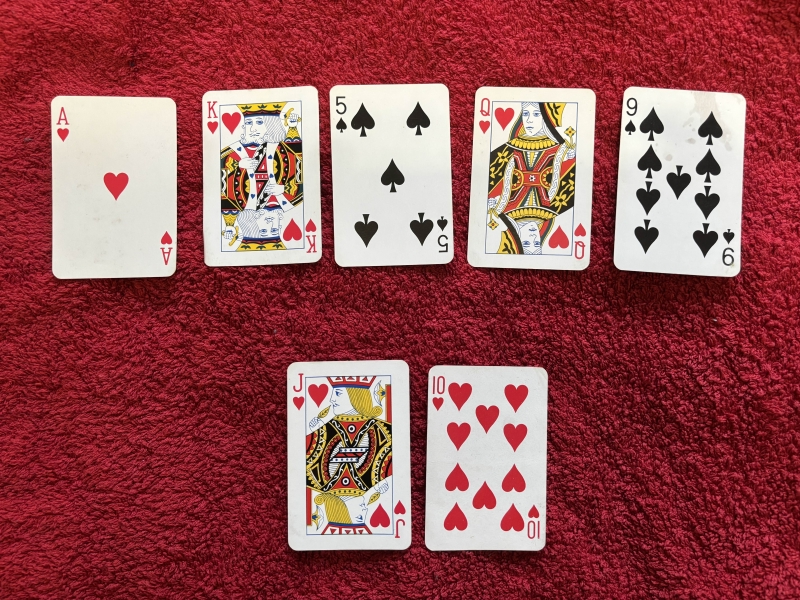
#> input picture datas/tables/quinte_flush_royal.jpg, 800 x 600 px, found by its file name
$ python main.py
#> lines starting #> are read from the running program, lines starting #| are printed output that depends on the picture; after the words box and inside, x2 and y2 are one past the last pixel; in counts of white or black regions, pixels touching at a corner belong together
### src/utils.py
import cv2
import os
import numpy as np

#===============================================================
# méthode getTemplates
# input :
#   - path : STRING = chemin vers les images
#   - extensions : STRING = extension des images
# output :
#    - templates : DICT = dictionnaire des images avec leur noms
#===============================================================
def getTemplates(path) :
    templates = {}
    for file in os.listdir(path):
        filename = file.split(".")[0]
        template = cv2.imread(os.path.join(path, file), cv2.IMREAD_GRAYSCALE) #image grise
        templates[filename] = template
    return templates

#=======================================================================
# méthode getFaceCard
# input :
#   - image_ : ARRAY_LIKE = image entière composé de la zone à redresser
#   - approx_ : ??? = ???
# output :
#   - warp : ARRAY_LIKE = image vu de face
#=======================================================================
# [45 lines left out: functions getFaceCard, compare, not called in this run]

### src/main.py
#========== Import ==========
import matplotlib.pyplot as plt
import cv2
import numpy as np

from utils import getTemplates
from utils import getFaceCard
from utils import compare

from board import Card, Board

roi_size_y = 80
roi_size_x = 50

#====================================================================================================
# Méthode Main           comparaisoon rank et suit idependant
#====================================================================================================
if __name__ == '__main__' :

    #========== Manipulation image ==========
    image = cv2.imread("./datas/tables/quinte_flush_royal.jpg")
#> image is the input picture: shape (600, 800, 3); mean B, G, R 82.7, 79.8, 150.4
    # pair                  V
    # double pair           V
    # brelan                V
    # quinte                V
    # couleur               V
    # full                  V
    # carre                 V
    # quinte flush          V
    # quinte flush royal    V
    image_original = image.copy()
    image = cv2.cvtColor(image, cv2.COLOR_BGR2GRAY)                     # Image en niveau de gris
#> image: shape (600, 800)
    image = cv2.blur(image, (5, 5))                                     # Image en niveau de gris flouté
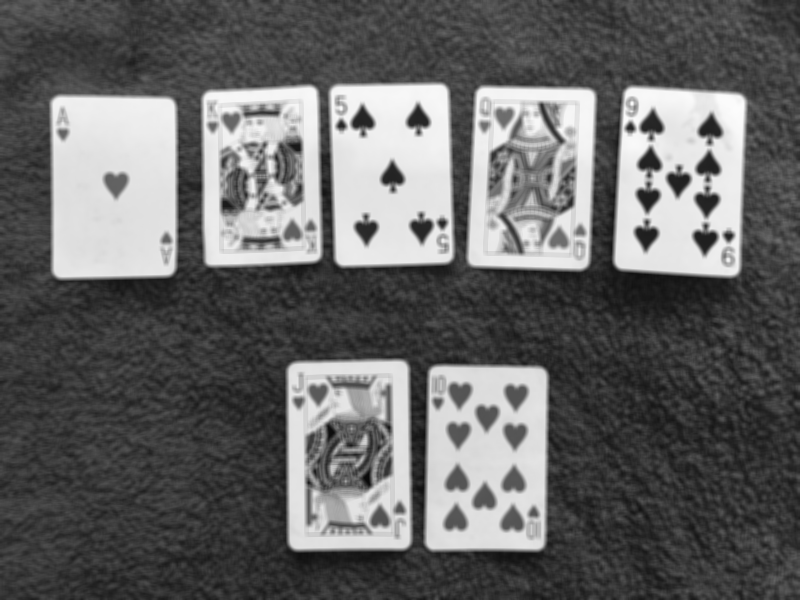
#> image: shape (600, 800); min 10, max 252, mean 101.2
    _, image_thresh = cv2.threshold(image, 127, 255, cv2.THRESH_BINARY) # seuillage sur l'image pour détecter les cartes
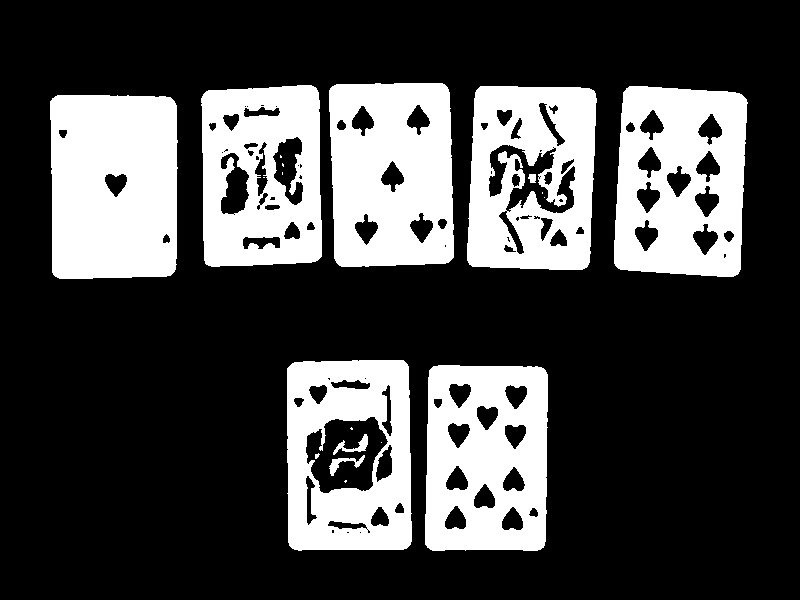
#> image_thresh: shape (600, 800); 27.7% white; 20 white regions (10 under 20 px)

    #========== Manipulation contours ==========
    contours, _ = cv2.findContours(image_thresh, 1, 2)  # Récupération de tout les contours
#> contours = 123 contours, 41 with area under 20; largest, box (x1, y1, x2, y2) and area: (614, 86, 748, 277) 22921, (287, 360, 412, 551) 22909, (50, 95, 178, 279) 22498, (467, 86, 597, 270) 21942, (425, 365, 548, 551) 21803
    img = image_original.copy()
    for contour in contours :
        x, y, w, h = cv2.boundingRect(contour)
        img = cv2.rectangle(img, (x,y), (x+w,y+h), (0, 255, 0), 2)
#> this loop made 123 passes
#> (x, y, w, h) on passes 2, 3, 4, 6, 7, 8, 9, 10, 11, 12, 13, 14: (346, 531, 4, 3), (367, 529, 4, 5), (331, 529, 4, 5), (327, 520, 41, 10), (528, 507, 11, 11), (501, 506, 23, 25), (370, 506, 20, 21), (444, 505, 23, 25), (394, 502, 11, 12), (473, 483, 23, 26), (344, 480, 3, 3), (305, 475, 13, 51)
#> (contour, x, y, w, h) on passes 1, 5, 34, 57: ([[359, 532], [360, 531], [361, 532], [360, 533]], 359, 531, 3, 3), ([[366, 529], [367, 528], [368, 529], [367, 530]], 366, 528, 3, 3), ([[364, 378], [365, 377], [366, 378], [365, 379]], 364, 377, 3, 3), ([[233, 214], [234, 213], [235, 214], [234, 215]], 233, 213, 3, 3)
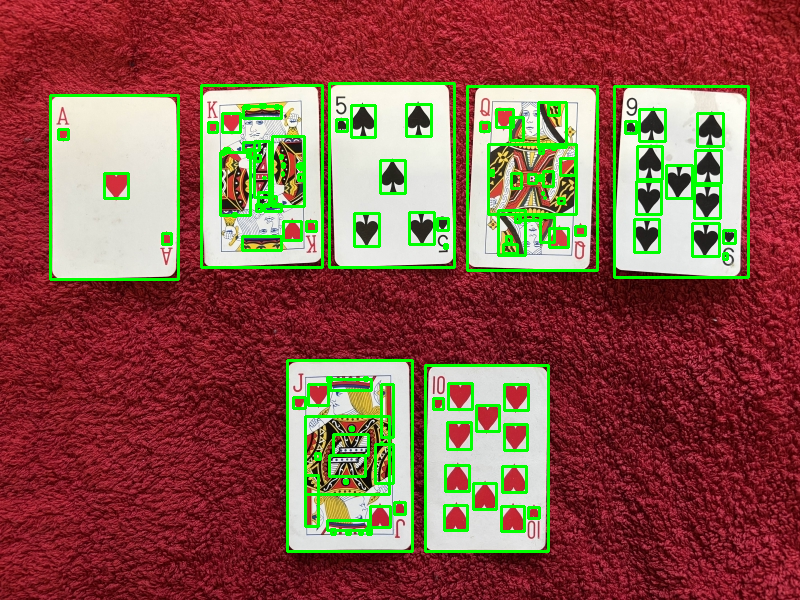
#> img: shape (600, 800, 3); mean B, G, R 73.9, 88.5, 138.4

    card_contours = []
    for contour in contours:
        area = cv2.contourArea(contour)
        img_area = image.shape[0] * image.shape[1]
        if area / img_area > 0.02 :                     # On garde pas les petits objets
            card_contours.append(contour)
#> this loop made 123 passes
#> area on passes 6, 7, 8, 9, 10, 11, 12, 14, 15, 16, 17, 19: 227, 67.5, 367.5, 267.5, 368, 81, 377.5, 288, 374.5, 385.5, 176.5, 409
#> after the loop, card_contours = 7 contours; box (x1, y1, x2, y2) and area: (614, 86, 748, 277) 22921, (287, 360, 412, 551) 22909, (50, 95, 178, 279) 22498, (467, 86, 597, 270) 21942, (425, 365, 548, 551) 21803, (329, 83, 454, 267) 21513, (201, 85, 322, 267) 20520
    print("nombre de carte:", len(card_contours))
#| nombre de carte: 7
    img = image_original.copy()
    for contour in card_contours :
        x, y, w, h = cv2.boundingRect(contour)
        img = cv2.rectangle(img, (x,y), (x+w,y+h), (0, 255, 0), 2)
#> this loop made 7 passes
#> (x, y, w, h) on passes 1 to 7: (425, 365, 123, 186), (287, 360, 125, 191), (50, 95, 128, 184), (614, 86, 134, 191), (467, 86, 130, 184), (201, 85, 121, 182), (329, 83, 125, 184)
#> pass 1, `img = cv2.rectangle(img, (x,y), (x+w,y+h), (0, 255, 0), 2)`:
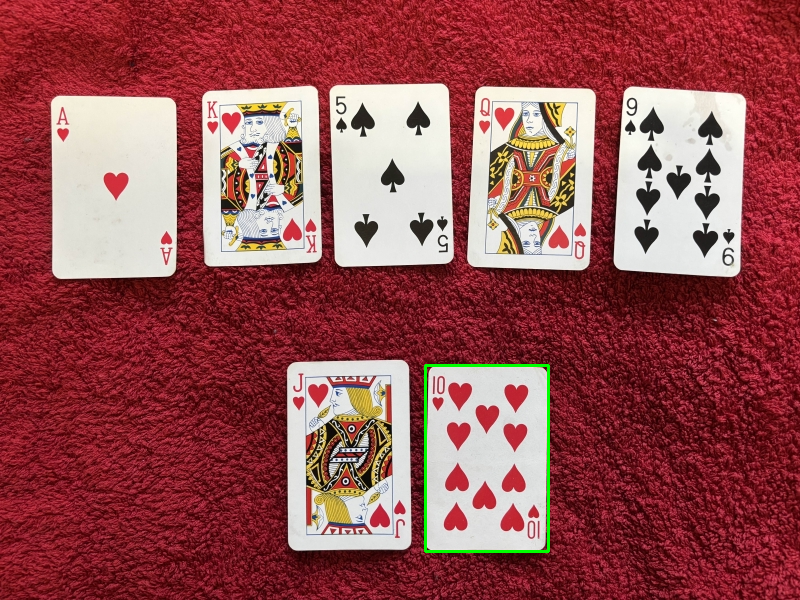
#> img: shape (600, 800, 3); 0.39% of pixels changed, all inside (x1, y1, x2, y2) = (424, 364, 550, 553)
#> pass 3, `img = cv2.rectangle(img, (x,y), (x+w,y+h), (0, 255, 0), 2)`:
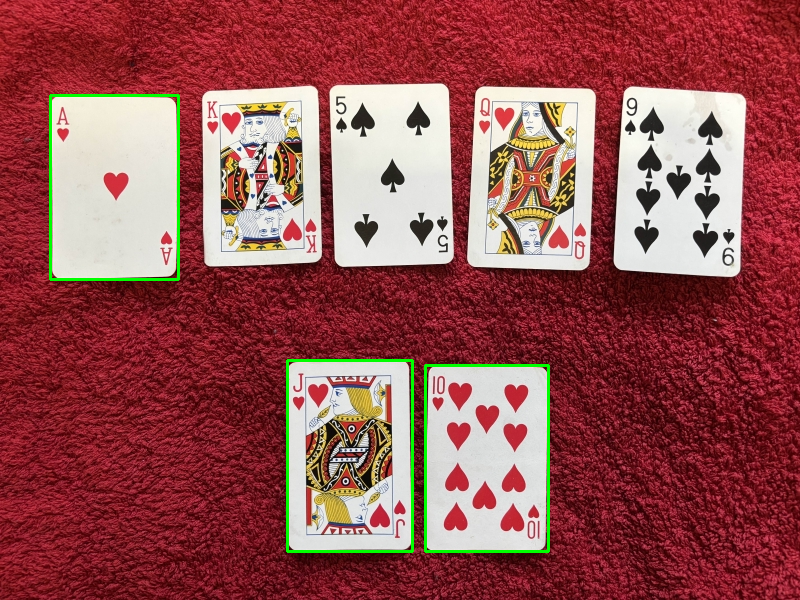
#> img: shape (600, 800, 3); mean B, G, R 82, 82.1, 149.1
#> after the loop:
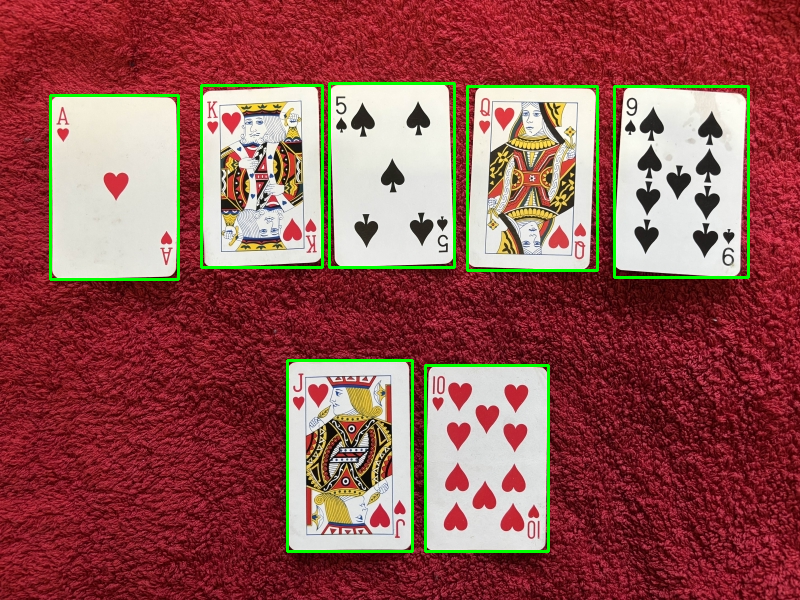
#> img: shape (600, 800, 3); 1.56% of pixels changed, all inside (x1, y1, x2, y2) = (200, 82, 750, 279)

    #========== Manipulation des CARTES SCANNEES ==========
    template_ranks = getTemplates("./datas/ranks") # carte grise
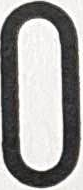
#> input picture datas/ranks/0.png, 83 x 190 px, found by its file name
#> pass 3 of the loop in getTemplates, `for file in os.listdir(path):`:
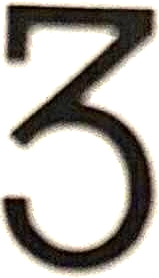
#> input picture datas/ranks/3.png, 159 x 278 px, found by its file name
#> in getTemplates, `template = cv2.imread(os.path.join(path, file), cv2.IMREAD_GRAYSCALE)`:
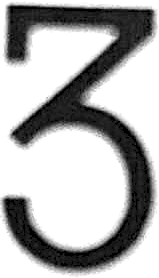
#> template: shape (278, 159); min 0, max 255, mean 177.3
#> template_ranks = 3 items
    template_suits = getTemplates("./datas/suits") # carte grise
#> (the run stopped early here; a loop or call above may not have finished)
